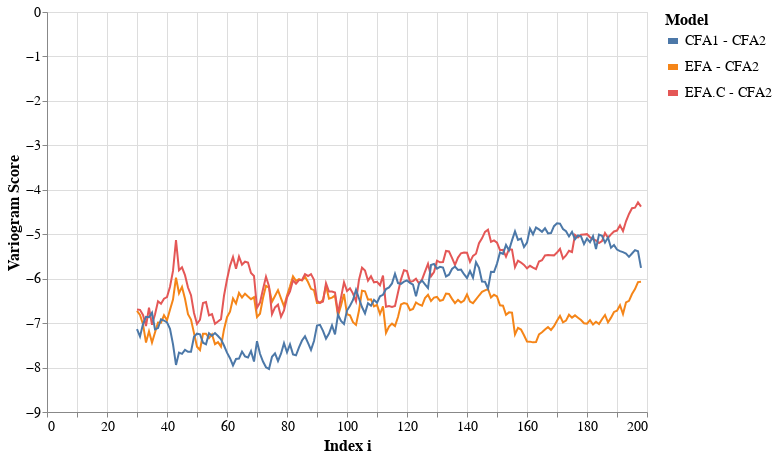

The code cell stored with this chart in its notebook:
### Code cell
width = 600
height = 400
c = alt.Chart(scrldf).mark_line(
    strokeWidth = 2,
    ).encode(
    alt.X('t:Q', title='Index i', scale=alt.Scale(domain=[0,200])),
    alt.Y('value:Q', title='Variogram Score'),
    alt.Color('Model')
    ).properties(
    width=width, height=height
    ).configure_legend(
    titleFontSize=16,
    labelFontSize=14,
    symbolStrokeWidth=6
    ).configure_axis(
    labelFontSize=14,
    titleFontSize=16
).interactive()

c

### Figure 1 — Vega-Lite specification as saved in the notebook (floating-point values rounded to 4 significant figures; data arrays with more than 128 entries replaced by an {"elided": "..."} marker saying what was removed)
{"config": {"view": {"continuousWidth": 400, "continuousHeight": 300}, "axis": {"labelFontSize": 14, "titleFontSize": 16}, "legend": {"labelFontSize": 14, "symbolStrokeWidth": 6, "titleFontSize": 16}}, "data": {"name": "data-9fe612ade58fd38e90e75806598022e4"}, "mark": {"type": "line", "strokeWidth": 2}, "encoding": {"color": {"type": "nominal", "field": "Model"}, "x": {"type": "quantitative", "field": "t", "scale": {"domain": [0, 200]}, "title": "Index i"}, "y": {"type": "quantitative", "field": "value", "title": "Variogram Score"}}, "height": 400, "selection": {"selector002": {"type": "interval", "bind": "scales", "encodings": ["x", "y"]}}, "width": 600, "$schema": "https://vega.github.io/schema/vega-lite/v4.8.1.json", "datasets": {"data-9fe612ade58fd38e90e75806598022e4": {"elided": "507 records"}}}
